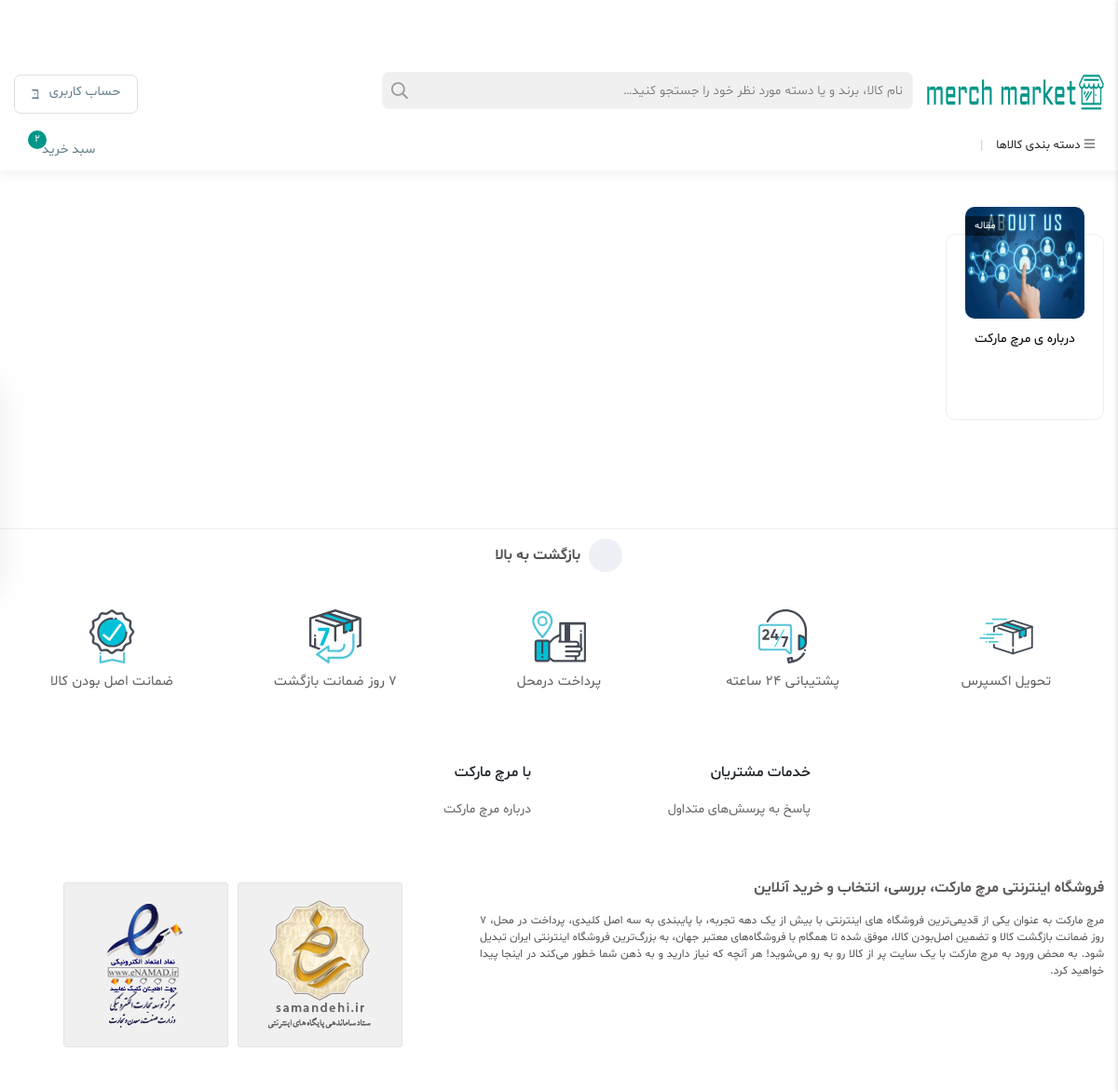
Screenshot of /blog/ with the database file from the repository.
### app_market/models.py (models this page shows, shortened)
class Blog(models.Model):
    title = models.CharField(max_length=255)
    @property
    def images(self):
        return Image.objects.filter(
            object_id=self.id,
            content_type=ContentType.objects.get_for_model(self.__class__).id
        )

class Image(models.Model):
    url = models.CharField(max_length=150, null=True, blank=True)
    image = models.ImageField(upload_to='store/images/', null=True)
    content_type = models.ForeignKey(ContentType, on_delete=models.CASCADE, null=True, related_name='app_market_images')
    object_id = models.PositiveIntegerField(null=True)
    content_object = GenericForeignKey("content_type", "object_id")

### app_market/views.py (the view)
# urls.py: 2. Add a URL to urlpatterns:  path('blog/', include('blog.urls'))
def blog(request):
    context = {
        'blog':Blog.objects.all(),
        'category': Category.objects.all()
    }
    return render(request, 'blog.html', context)

### app_market/templates/blog.html
{% extends 'base.html' %}
{% load static %}
{% block content %}
<!DOCTYPE html>
<html lang="fa">
    <main class="main-content dt-sl mb-3">
        <div class="container main-container">
            <div class="row mt-5 pt-5">
                <div class="col-lg-8 col-md-12 col-sm-12 col-12 mb-3">
                    <div class="row">
                        {% for item in blog %}
                        <div class="col-xl-3 col-lg-4 col-md-6 col-sm-6 col-12">
                            <div class="post-card">
                                <div style="left:0" class="post-thumbnail">
                                    <a href="{% url 'app_market:blogdetail' %}">
                                        <img src="{{ item.images.first.image.url }}" alt="">
                                    </a>
                                    <span class="post-tag">مقاله</span>
                                </div>
                                <h7>
                                <div style="text-align:center" class="post-title">
                                    <a href="{% url 'app_market:blogdetail' %}">
                                        {{item.title}}
                                    </a>
                                </div>
                            </div>
                        </div>
                        {% endfor %}
                    </div>
                </div>
            </div>
        </div>
    </main>
{% endblock content %}

### rows the page displays
Blog: images.first.image (picture), title "درباره ی مرچ مارکت"
